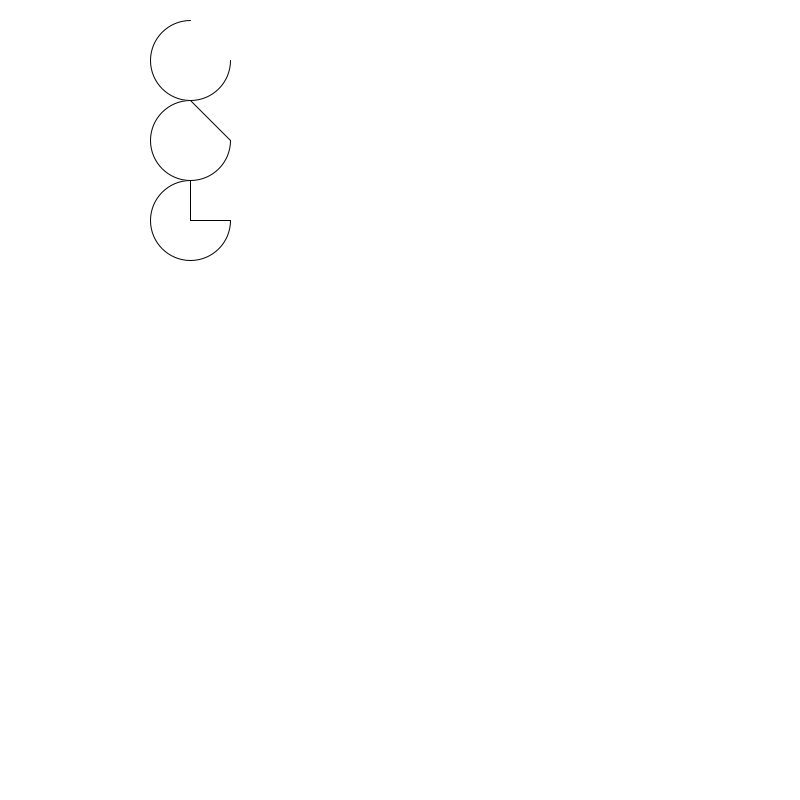
Frame 1 (no input)
Frame 60 (the mouse pressed at the canvas centre just before this capture): identical to frame 1, image omitted
Frame 120 (the mouse held since frame 60 and released just before this capture): identical to frame 1, image omitted

The Processing sketch that drew this single still picture (run headless with seeded random() and noise(); from frame 60 on, the mouse is pressed at the canvas centre):

// Processing sketch: week3_1
// ── week3_1.pde
// Drawing arc
void setup() {
  size(800,800);
}

void draw() {
  background(255);
  
  arc(190, 60, 80, 80, 0, PI+HALF_PI);
  arc(190, 140, 80, 80, 0, PI+HALF_PI, CLOSE);
  arc(190, 220, 80, 80, 0, PI+HALF_PI, PIE);
}
